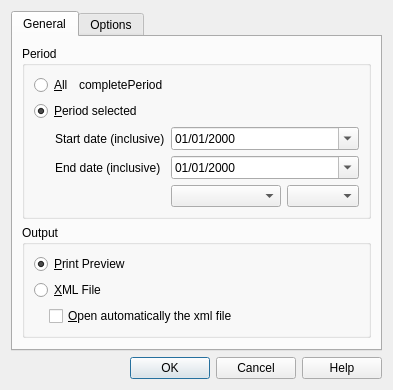
<?xml version="1.0" encoding="UTF-8"?>
<ui version="4.0">
 <class>SwissEffectiveRateDialog</class>
 <widget class="QDialog" name="SwissEffectiveRateDialog">
  <property name="geometry">
   <rect>
    <x>0</x>
    <y>0</y>
    <width>378</width>
    <height>378</height>
   </rect>
  </property>
  <property name="windowTitle">
   <string notr="true">Swiss VAT return - Effective method</string>
  </property>
  <layout class="QVBoxLayout" name="verticalLayout_5">
   <item>
    <widget class="QTabWidget" name="tabWidget">
     <property name="currentIndex">
      <number>0</number>
     </property>
     <widget class="QWidget" name="tabGeneral">
      <attribute name="title">
       <string>General</string>
      </attribute>
      <layout class="QVBoxLayout" name="verticalLayout_4">
       <item>
        <widget class="QGroupBox" name="periodGroupBox">
         <property name="title">
          <string notr="true">Period</string>
         </property>
         <layout class="QVBoxLayout" name="verticalLayout">
          <item>
           <layout class="QHBoxLayout" name="horizontalLayout_3">
            <item>
             <widget class="QRadioButton" name="periodAllRadioButton">
              <property name="text">
               <string notr="true">&amp;All</string>
              </property>
              <property name="checked">
               <bool>false</bool>
              </property>
             </widget>
            </item>
            <item>
             <widget class="QLabel" name="periodAllLabel">
              <property name="sizePolicy">
               <sizepolicy hsizetype="Expanding" vsizetype="Preferred">
                <horstretch>0</horstretch>
                <verstretch>0</verstretch>
               </sizepolicy>
              </property>
              <property name="text">
               <string notr="true">completePeriod</string>
              </property>
             </widget>
            </item>
           </layout>
          </item>
          <item>
           <widget class="QRadioButton" name="periodSelectedRadioButton">
            <property name="text">
             <string notr="true">&amp;Period selected</string>
            </property>
            <property name="checked">
             <bool>true</bool>
            </property>
           </widget>
          </item>
          <item>
           <layout class="QGridLayout" name="gridLayout">
            <item row="0" column="0">
             <spacer name="horizontalSpacer_2">
              <property name="orientation">
               <enum>Qt::Horizontal</enum>
              </property>
              <property name="sizeType">
               <enum>QSizePolicy::Fixed</enum>
              </property>
              <property name="sizeHint" stdset="0">
               <size>
                <width>15</width>
                <height>20</height>
               </size>
              </property>
             </spacer>
            </item>
            <item row="0" column="1">
             <widget class="QLabel" name="startDateLabel">
              <property name="text">
               <string>Start date (inclusive)</string>
              </property>
             </widget>
            </item>
            <item row="0" column="2">
             <widget class="QDateEdit" name="startDateEdit">
              <property name="sizePolicy">
               <sizepolicy hsizetype="Expanding" vsizetype="Fixed">
                <horstretch>0</horstretch>
                <verstretch>0</verstretch>
               </sizepolicy>
              </property>
              <property name="frame">
               <bool>true</bool>
              </property>
              <property name="displayFormat">
               <string>dd/MM/yyyy</string>
              </property>
              <property name="calendarPopup">
               <bool>true</bool>
              </property>
             </widget>
            </item>
            <item row="1" column="0">
             <spacer name="horizontalSpacer_4">
              <property name="orientation">
               <enum>Qt::Horizontal</enum>
              </property>
              <property name="sizeType">
               <enum>QSizePolicy::Fixed</enum>
              </property>
              <property name="sizeHint" stdset="0">
               <size>
                <width>15</width>
                <height>20</height>
               </size>
              </property>
             </spacer>
            </item>
            <item row="1" column="1">
             <widget class="QLabel" name="toDateLabel">
              <property name="text">
               <string>End date (inclusive)</string>
              </property>
             </widget>
            </item>
            <item row="1" column="2">
             <widget class="QDateEdit" name="toDateEdit">
              <property name="autoFillBackground">
               <bool>false</bool>
              </property>
              <property name="displayFormat">
               <string>dd/MM/yyyy</string>
              </property>
              <property name="calendarPopup">
               <bool>true</bool>
              </property>
             </widget>
            </item>
            <item row="2" column="0" colspan="2">
             <spacer name="horizontalSpacer_3">
              <property name="orientation">
               <enum>Qt::Horizontal</enum>
              </property>
              <property name="sizeHint" stdset="0">
               <size>
                <width>108</width>
                <height>20</height>
               </size>
              </property>
             </spacer>
            </item>
            <item row="2" column="2">
             <layout class="QHBoxLayout" name="horizontalLayout">
              <item>
               <widget class="QComboBox" name="periodComboBox">
                <property name="sizePolicy">
                 <sizepolicy hsizetype="Expanding" vsizetype="Fixed">
                  <horstretch>0</horstretch>
                  <verstretch>0</verstretch>
                 </sizepolicy>
                </property>
                <property name="minimumSize">
                 <size>
                  <width>110</width>
                  <height>0</height>
                 </size>
                </property>
               </widget>
              </item>
              <item>
               <widget class="QComboBox" name="yearComboBox"/>
              </item>
             </layout>
            </item>
           </layout>
          </item>
         </layout>
        </widget>
       </item>
       <item>
        <widget class="QGroupBox" name="outputGroupBox">
         <property name="title">
          <string>Output</string>
         </property>
         <layout class="QVBoxLayout" name="verticalLayout_2">
          <item>
           <widget class="QRadioButton" name="reportRadioButton">
            <property name="text">
             <string>&amp;Print Preview</string>
            </property>
            <property name="checked">
             <bool>true</bool>
            </property>
           </widget>
          </item>
          <item>
           <widget class="QRadioButton" name="xmlRadioButton">
            <property name="text">
             <string>&amp;XML File</string>
            </property>
           </widget>
          </item>
          <item>
           <layout class="QHBoxLayout" name="horizontalLayout_2">
            <item>
             <spacer name="horizontalSpacer">
              <property name="orientation">
               <enum>Qt::Horizontal</enum>
              </property>
              <property name="sizeType">
               <enum>QSizePolicy::Fixed</enum>
              </property>
              <property name="sizeHint" stdset="0">
               <size>
                <width>15</width>
                <height>20</height>
               </size>
              </property>
             </spacer>
            </item>
            <item>
             <widget class="QCheckBox" name="xmlOpenCheckBox">
              <property name="text">
               <string>&amp;Open automatically the xml file</string>
              </property>
             </widget>
            </item>
           </layout>
          </item>
         </layout>
        </widget>
       </item>
       <item>
        <spacer name="verticalSpacer">
         <property name="orientation">
          <enum>Qt::Vertical</enum>
         </property>
         <property name="sizeHint" stdset="0">
          <size>
           <width>20</width>
           <height>24</height>
          </size>
         </property>
        </spacer>
       </item>
      </layout>
     </widget>
     <widget class="QWidget" name="tabOptions">
      <attribute name="title">
       <string>Options</string>
      </attribute>
      <layout class="QVBoxLayout" name="verticalLayout_6">
       <item>
        <widget class="QGroupBox" name="xmlOptionsGroupBox">
         <property name="title">
          <string>XML Options</string>
         </property>
         <layout class="QVBoxLayout" name="verticalLayout_3">
          <item>
           <layout class="QGridLayout" name="gridLayout_2">
            <item row="0" column="0">
             <widget class="QLabel" name="typeOfSubmissionLabel">
              <property name="text">
               <string>Type of submission</string>
              </property>
             </widget>
            </item>
            <item row="0" column="1">
             <widget class="QComboBox" name="typeOfSubmissionComboBox"/>
            </item>
            <item row="1" column="0">
             <widget class="QLabel" name="formOfReportingLabel">
              <property name="text">
               <string>Form of reporting</string>
              </property>
             </widget>
            </item>
            <item row="1" column="1">
             <widget class="QComboBox" name="formOfReportingComboBox"/>
            </item>
            <item row="2" column="0">
             <widget class="QLabel" name="desVariousDeductionsLabel">
              <property name="text">
               <string>Description various deduction</string>
              </property>
             </widget>
            </item>
            <item row="2" column="1">
             <widget class="QLineEdit" name="desVariousDeductionsLineEdit"/>
            </item>
           </layout>
          </item>
         </layout>
        </widget>
       </item>
       <item>
        <widget class="QCheckBox" name="adjustRoundingCheckBox">
         <property name="text">
          <string>&amp;Adjust rounding differences</string>
         </property>
        </widget>
       </item>
       <item>
        <spacer name="verticalSpacer_2">
         <property name="orientation">
          <enum>Qt::Vertical</enum>
         </property>
         <property name="sizeHint" stdset="0">
          <size>
           <width>20</width>
           <height>97</height>
          </size>
         </property>
        </spacer>
       </item>
      </layout>
     </widget>
    </widget>
   </item>
   <item>
    <widget class="QDialogButtonBox" name="buttonBox">
     <property name="standardButtons">
      <set>QDialogButtonBox::Cancel|QDialogButtonBox::Help|QDialogButtonBox::Ok</set>
     </property>
    </widget>
   </item>
  </layout>
 </widget>
 <tabstops>
  <tabstop>tabWidget</tabstop>
  <tabstop>periodAllRadioButton</tabstop>
  <tabstop>periodSelectedRadioButton</tabstop>
  <tabstop>startDateEdit</tabstop>
  <tabstop>toDateEdit</tabstop>
  <tabstop>periodComboBox</tabstop>
  <tabstop>yearComboBox</tabstop>
  <tabstop>reportRadioButton</tabstop>
  <tabstop>xmlRadioButton</tabstop>
  <tabstop>xmlOpenCheckBox</tabstop>
  <tabstop>typeOfSubmissionComboBox</tabstop>
  <tabstop>formOfReportingComboBox</tabstop>
  <tabstop>desVariousDeductionsLineEdit</tabstop>
 </tabstops>
 <resources/>
 <connections>
  <connection>
   <sender>buttonBox</sender>
   <signal>rejected()</signal>
   <receiver>SwissEffectiveRateDialog</receiver>
   <slot>reject()</slot>
   <hints>
    <hint type="sourcelabel">
     <x>317</x>
     <y>405</y>
    </hint>
    <hint type="destinationlabel">
     <x>204</x>
     <y>308</y>
    </hint>
   </hints>
  </connection>
 </connections>
 <slots>
  <slot>checkdata()</slot>
 </slots>
</ui>
